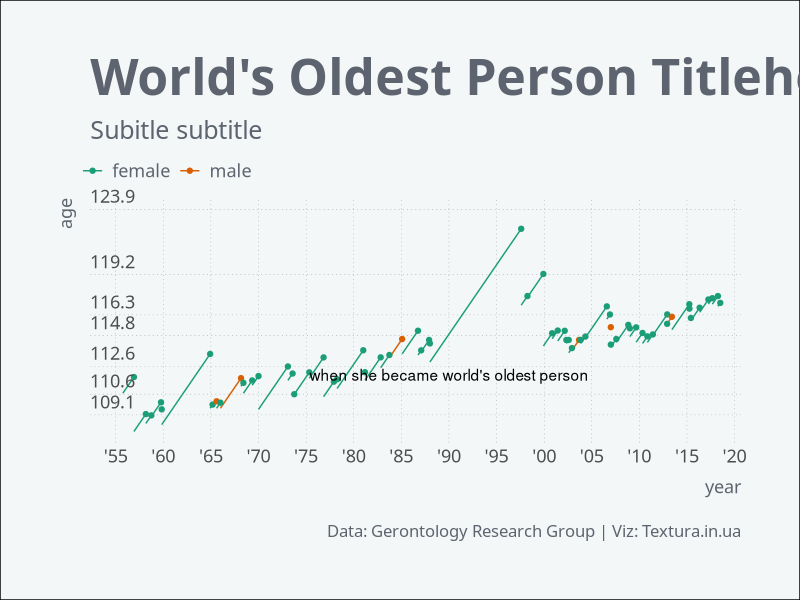

The R script that drew this image:
library(dplyr)
library(stringr)
library(ggplot2)

Sys.setlocale(category = 'LC_TIME', locale = 'en_US.UTF-8')

df <- read.csv('data.csv', stringsAsFactors = F)

# declare function to format dates

fix_dates <- function(date_vector){
  
  date_vector <- date_vector %>% 
    str_replace_all('Jan.', 'January') %>% 
    str_replace_all('Feb.', 'February') %>% 
    str_replace_all('Mar.', 'March') %>% 
    str_replace_all('Apr.', 'April') %>% 
    str_replace_all('Aug.', 'August') %>% 
    str_replace_all('Sept.', 'September') %>% 
    str_replace_all('Oct.', 'October') %>% 
    str_replace_all('Nov.', 'November') %>% 
    str_replace_all('Dec.', 'December') %>% 
    str_squish()
  
  date_vector <- case_when(
    str_detect(date_vector, '(?<=\\w )\\d') ~ paste0(str_extract(date_vector, '^\\w+'),
                                                    ' 0',
                                                    str_extract(date_vector, '(?<=\\w )\\d'),
                                                    ', ',
                                                    str_extract(date_vector, '\\b\\d{4}\\b'))
  )

  date_vector <- as.Date(date_vector, format = '%B %d, %Y')
      
  return(date_vector)
  
}


# fix dates and calculate necessary variables

df <- df %>% 
  mutate(born = fix_dates(born),
         died = fix_dates(died),
         age = lubridate::time_length(died - born, 'years')) %>% 
  select(index, born, died, age, gender, is_a_new_record) %>% 
  mutate(reign = lead(died, n = 1) - died,
         became = lag(died),
         lost = died,
         age_became = lubridate::time_length(became - born, 'years')) %>% 
  filter(!is.na(became))

# fix current titleholder dates

df$died[nrow(df)] <- Sys.Date()
df$lost[nrow(df)] <- Sys.Date()
df$age[nrow(df)] <- lubridate::time_length(df$died[nrow(df)] - df$born[nrow(df)], 'years')

legend <- data.frame(
  x = as.Date(c('1990-01-01')),
  y = c(112),
  label = c('when she became world\'s oldest person')
)

# visualize

png(filename = 'oldest.png', width = 1000, height = 600)

ggplot(df)+
  geom_segment(aes(x = became, y = age_became, xend = died, yend = age, color = gender))+
  geom_point(aes(x = died, y = age, color = gender))+
  geom_text(data = legend, aes(x = x, y = y, label = label))+
  scale_color_brewer(type = 'qual', palette = 2, labels = c('female', 'male'))+
  scale_x_date(limits = c(as.Date('1953-01-01'), as.Date('2020-01-01')),
               breaks = seq.Date(as.Date('1955-01-01'), as.Date('2020-01-01'), '5 years'), 
               date_labels = '\'%y', expand = c(0.01, 0.01))+
  scale_y_continuous(breaks = classInt::classIntervals(as.numeric(df$age), 6, 
                                                       style = 'jenks')$brks %>% 
                       round(digits = 1))+
  labs(title = 'World\'s Oldest Person Titleholders Since 1955',
       subtitle = 'Subitle subtitle',
       caption = 'Data: Gerontology Research Group | Viz: Textura.in.ua',
       x = 'year', y = 'age')+
  theme_minimal(base_family = 'Ubuntu Mono')+
  theme(
    legend.position = 'top',
    legend.justification = 'left',
    legend.title = element_blank(),
    legend.text = element_text(size = 13),
    legend.spacing.x = unit(5, 'pt'),
    legend.margin = margin(l = -7),
    text = element_text(color = '#5D646F'),
    axis.title.x = element_text(hjust = 1, size = 13, margin = margin(t = 10)),
    axis.title.y = element_text(hjust = 1, size = 13, margin = margin(r = 10)),
    axis.text = element_text(size = 13),
    axis.text.y = element_text(vjust = -0.5, margin = margin(r = -35)),
    panel.grid.major = element_line(linetype = 'dotted', color = '#5D646F', size = 0.1),
    panel.grid.minor = element_blank(),
    plot.title = element_text(size = 36, face = 'bold', margin = margin(b = 10)),
    plot.subtitle = element_text(size = 18, margin = margin(b = 10)),
    plot.caption = element_text(size = 12, margin = margin(t = 20)),
    plot.background = element_rect(fill = '#F3F7F7'),
    plot.margin = unit(c(1.5, 1.5, 1.5, 1.5), 'cm')
  )

dev.off()
